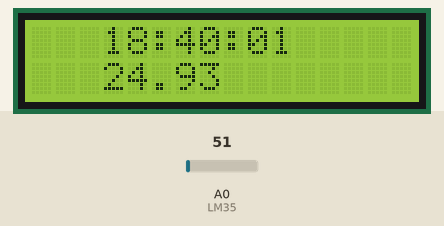
The sketch below on a simulated Arduino Uno, built with avr-gcc and run on an emulated ATmega328P. On the bench: 16×2 character LCD. The test bench sets the inputs (shaded band); at power-on: A0 (LM35) = 51. What the sketch prints to the serial monitor is not drawn.

Above: at 1.2 s.
1.3 s: A0 (LM35) set to 61
At 2.8 s:
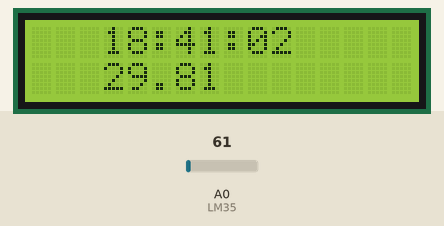
4.5 s: A0 (LM35) set to 71
At 5.8 s:
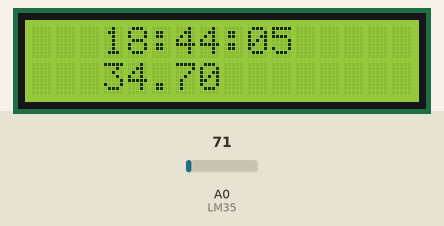
7.5 s: A0 (LM35) set to 86
At 8.9 s:
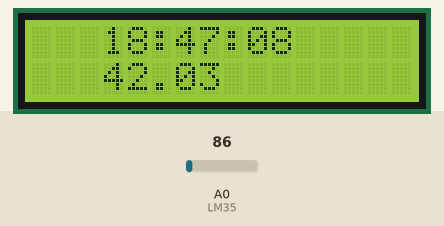
Timing chart, 0 to 10.5 s (numbered marks = the images above; inputs shaded):
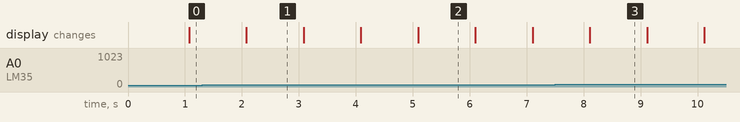

The sketch:

pratica1.ino
```cpp
//https://www.filipeflop.com/blog/controlando-um-lcd-16x2-com-arduino/
//https://www.arduino.cc/en/Tutorial/Button
#include <LiquidCrystal.h>

/*
   Tarefas:
   Medir temperatura (LM35)
   Display LCD(16x2)
       mostrar temp.
       relogio

   botão p/ ajuste do relogio
*/
int segundos = 0, minutos = 38, horas = 18;

//Define os pinos que serão utilizados para ligação ao display
LiquidCrystal lcd(12, 11, 5, 4, 3, 2);

const int LM35 = A0; // Define o pino que lera a saída do LM35
float temperatura; // Variável que armazenará a temperatura medida
int buttonState = 0;
const int buttonPin = 0; // botão de ajuste do relogio
//Função que será executada uma vez quando ligar ou resetar o Arduino
void setup() {
  Serial.begin(9600); // inicializa a comunicação serial
  //define como entrada o pino
  pinMode(buttonPin, INPUT);
  //Define o número de colunas e linhas do LCD
  lcd.begin(16, 2);

}
void conta()
{
  if (segundos < 59)segundos++;
  else if (minutos < 59) {
    minutos++;
    segundos = 0;
  }
  else if (horas < 24) {
    horas++;
    minutos = 0;
    segundos = 0;
  }
  else {
    segundos = 0;
    minutos = 0;
    horas = 0;
  }


}

void loop() {

  buttonState = digitalRead(buttonPin);

  if (buttonState == LOW) {
    if (minutos < 59)
      minutos++;
    else {
      horas++;
      minutos = 0;
    }
  }
  //Limpa a tela
  lcd.clear();
  //Posiciona o cursor na coluna 3, linha 0;
  lcd.setCursor(3, 0);
  //Envia o texto entre aspas para o LCD
  if ( horas < 10)
    lcd.print("0");
  lcd.print(horas);
  lcd.print(":");
  if ( minutos < 10)
    lcd.print("0");
  lcd.print(minutos);
  lcd.print(":");
  if ( segundos < 10)
    lcd.print("0");
  lcd.print(segundos);
  //lcd.print("Temperatura: ");
  lcd.setCursor(3, 1);

  temperatura = (float(analogRead(LM35)) * 5 / (1023)) / 0.01;
  //Serial.print("Temperatura: ");
  //Serial.println(temperatura);
  Serial.println(buttonState);
  lcd.print(temperatura);
  delay(1000);
  //função de contagem do relogio
  conta();
}
```

Measured:
- what the display in image 1 shows lasts 1.0 s, from 2.1 s to 3.1 s
